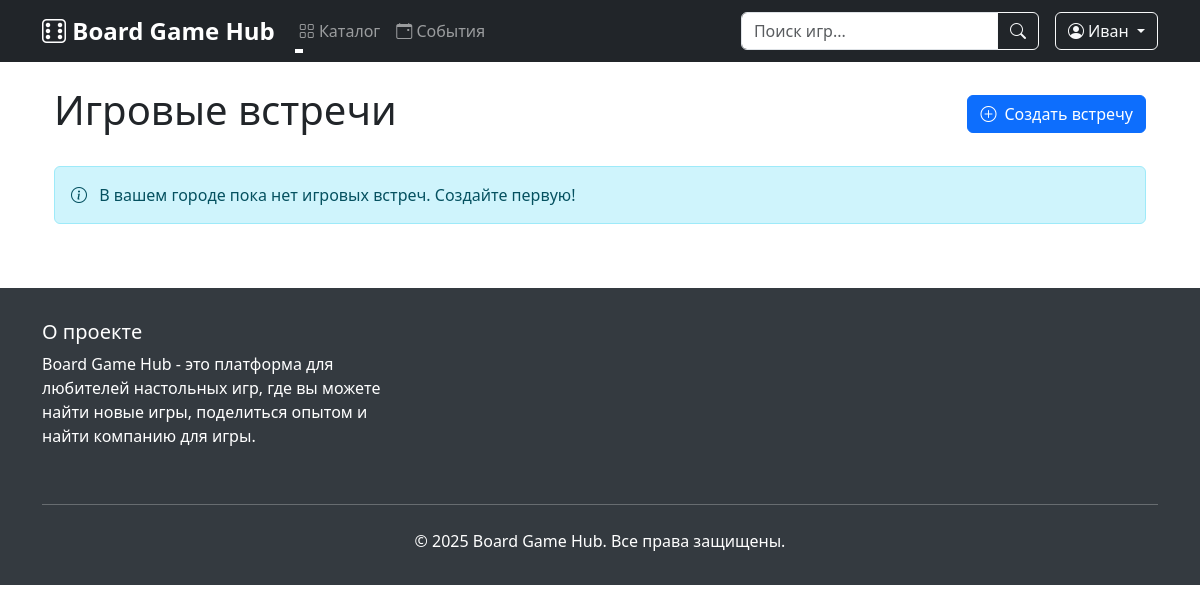
The app's page /game_sessions (signed in), older data.
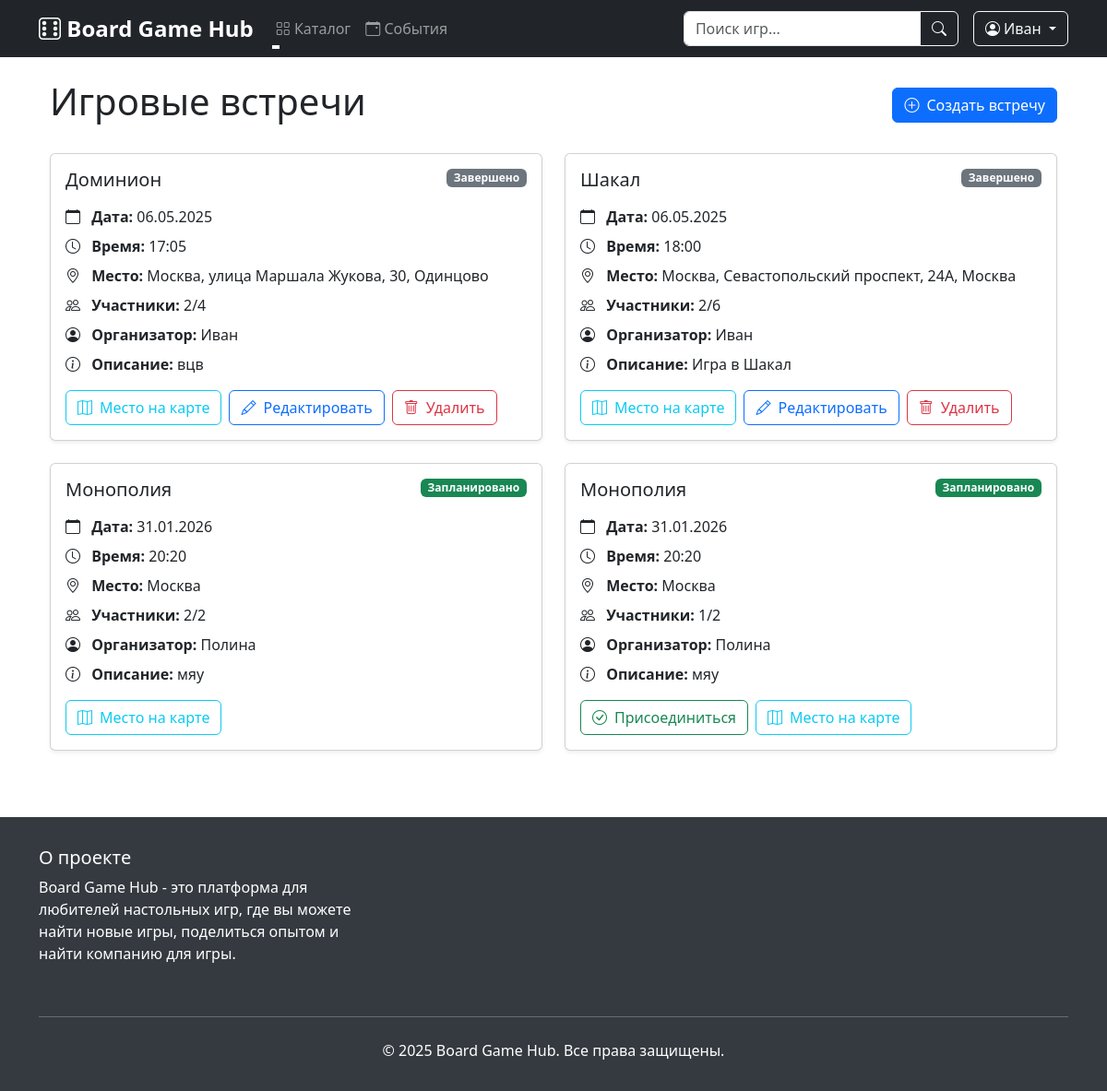
The same page, newer data.
### data/game_sessions.py (models this page shows)
class GameSession(SqlAlchemyBase, SerializerMixin):
    __tablename__ = 'game_sessions'
    id = sqlalchemy.Column(sqlalchemy.Integer, primary_key=True, autoincrement=True)
    game_id = sqlalchemy.Column(sqlalchemy.Integer, sqlalchemy.ForeignKey('games.id'))
    creator_id = sqlalchemy.Column(sqlalchemy.Integer, sqlalchemy.ForeignKey('users.id'))
    date = sqlalchemy.Column(sqlalchemy.Date, nullable=False)
    time = sqlalchemy.Column(sqlalchemy.Time, nullable=False)
    location = sqlalchemy.Column(sqlalchemy.String, nullable=False)
    description = sqlalchemy.Column(sqlalchemy.String, nullable=True)
    max_players = sqlalchemy.Column(sqlalchemy.Integer, nullable=False)
    current_players = sqlalchemy.Column(sqlalchemy.Integer, default=1)
    created_at = sqlalchemy.Column(sqlalchemy.DateTime, default=datetime.utcnow)
    status = sqlalchemy.Column(sqlalchemy.String, default="Запланировано")
    game = orm.relationship('Game', back_populates='sessions')
    creator = orm.relationship('User', foreign_keys=[creator_id], back_populates='created_sessions')
    participants = orm.relationship('User', secondary=session_participants)

### data/games.py (models this page shows, shortened)
class Game(SqlAlchemyBase):
    __tablename__ = 'games'  # jobs
    id = sqlalchemy.Column(
        sqlalchemy.Integer,
        primary_key=True,
        autoincrement=True
    )
    added_by = sqlalchemy.Column(  # team_leader
        sqlalchemy.Integer,
        sqlalchemy.ForeignKey('users.id'),
        nullable=False
    )
    title = sqlalchemy.Column(sqlalchemy.String, nullable=True)  # job
    duration = sqlalchemy.Column(sqlalchemy.String, nullable=True)  # work_size
    count_of_players = sqlalchemy.Column(sqlalchemy.String, nullable=True)  # collaborators
    genre = sqlalchemy.Column(sqlalchemy.String, nullable=True)
    complexity = sqlalchemy.Column(sqlalchemy.String, nullable=True)
    description = sqlalchemy.Column(sqlalchemy.Text, nullable=True)
    image = sqlalchemy.Column(sqlalchemy.LargeBinary, nullable=True)  # BLOB для хранения изображений
    user = orm.relationship("User", back_populates="added_games")
    sessions = orm.relationship("GameSession", back_populates="game")
    reviews = orm.relationship("Review", back_populates="game")

### data/users.py (models this page shows, shortened)
class User(SqlAlchemyBase, UserMixin):
    __tablename__ = 'users'
    id = sqlalchemy.Column(sqlalchemy.Integer, primary_key=True, autoincrement=True)
    surname = sqlalchemy.Column(sqlalchemy.String, nullable=True)
    name = sqlalchemy.Column(sqlalchemy.String, nullable=True)
    age = sqlalchemy.Column(sqlalchemy.Integer, nullable=True)
    favorite_genres = sqlalchemy.Column(sqlalchemy.String, nullable=True)
    location = sqlalchemy.Column(sqlalchemy.String, nullable=True)
    email = sqlalchemy.Column(sqlalchemy.String, unique=True, index=True, nullable=True)
    hashed_password = sqlalchemy.Column(sqlalchemy.String, nullable=True)
    added_games = orm.relationship("Game", back_populates="user")
    created_sessions = orm.relationship("GameSession", back_populates="creator")
    reviews = orm.relationship('Review', back_populates='user')

### main.py (the view)
@app.route('/game_sessions')
def game_sessions():
    db_sess = db_session.create_session()
    try:
        update_session_statuses(db_sess)
        if current_user.is_authenticated:
            query = db_sess.query(GameSession).options(
                joinedload(GameSession.game),
                joinedload(GameSession.creator)
            ).filter(
                GameSession.location.like(f"%{current_user.location}%")
            )
            query = query.filter(
                (GameSession.status != "Завершено") |
                (GameSession.creator_id == current_user.id)
            )
            sessions = query.order_by(GameSession.date).all()
        else:
            sessions = []
        return render_template('game_sessions.html', sessions=sessions)
    finally:
        db_sess.close()

### data/db_session.py (called while the page is built)
def create_session() -> Session:
    global __factory
    return __factory()

### main.py (called while the page is built)
@login_manager.user_loader
def load_user(user_id):
    db_sess = db_session.create_session()
    user = db_sess.get(User, user_id)
    db_sess.close()
    return user

@app.context_processor
def utility_processor():
    def get_unique_genres():
        db_sess = db_session.create_session()
        try:
            genres = db_sess.query(Game.genre).distinct().all()
            return [genre[0] for genre in genres if genre[0]]
        finally:
            db_sess.close()
    return dict(get_unique_genres=get_unique_genres)

def update_session_statuses(db_sess):
    current_datetime = datetime.datetime.now()
    sessions = db_sess.query(GameSession).filter(
        GameSession.status == "Запланировано"
    ).all()
    for session in sessions:
        session_datetime = datetime.datetime.combine(session.date, session.time)
        if current_datetime > session_datetime:
            session.status = "Завершено"
    db_sess.commit()

### templates/game_sessions.html (shortened to what the changed rows need)
{% extends "base.html" %}
{% block content %}
<div class="container mt-4">
    <div class="d-flex justify-content-between align-items-center mb-4">
        <h1>Игровые встречи</h1>
    </div>
    <div class="row">
        {% for session in sessions %}
        <div class="col-md-6 mb-4">
            <div class="card shadow-sm h-100">
                <div class="card-body">
                    <div class="d-flex justify-content-between align-items-start mb-3">
                        <h5 class="card-title mb-0">{{ session.game.title }}</h5>
                        <span class="badge bg-{{ 'success' if session.status == 'Запланировано' else 'secondary' }}">
                            {{ session.status }}
                        </span>
                    </div>
                    <div class="game-session-info">
                        <p class="mb-2">
                            <i class="bi bi-calendar me-2"></i>
                            <span class="fw-bold">Дата:</span> {{ session.date.strftime('%d.%m.%Y') }}
                        </p>
                        <p class="mb-2">
                            <i class="bi bi-clock me-2"></i>
                            <span class="fw-bold">Время:</span> {{ session.time.strftime('%H:%M') }}
                        </p>
                        <p class="mb-2">
                            <i class="bi bi-geo-alt me-2"></i>
                            <span class="fw-bold">Место:</span> {{ session.location }}
                        </p>
                        <p class="mb-2">
                            <i class="bi bi-people me-2"></i>
                            <span class="fw-bold">Участники:</span> {{ session.current_players }}/{{ session.max_players
                            }}
                        </p>
                        <p class="mb-2">
                            <i class="bi bi-person-circle me-2"></i>
                            <span class="fw-bold">Организатор:</span> {{ session.creator.name }}
                        </p>
                        {% if session.description %}
                        <p class="mb-2">
                            <i class="bi bi-info-circle me-2"></i>
                            <span class="fw-bold">Описание:</span> {{ session.description }}
                        </p>
                        {% endif %}
                    </div>
                    <div class="mt-3 d-flex flex-wrap gap-2">
                        {% if current_user.is_authenticated %}
                        {% if current_user.id != session.creator_id %}
                        {% if current_user in session.participants %}
                        <form action="{{ url_for('game_sessions_leave', id=session.id) }}" method="post"
                              class="d-inline">
                            <button type="submit" class="btn btn-outline-danger">
                                <i class="bi bi-x-circle me-2"></i>Отказаться
                            </button>
                        </form>
                        {% else %}
                        {% if session.current_players < session.max_players %}
                        <form action="{{ url_for('game_sessions_join', id=session.id) }}" method="post"
                              class="d-inline">
                            <button type="submit" class="btn btn-outline-success">
                                <i class="bi bi-check-circle me-2"></i>Присоединиться
                            </button>
                        </form>
                        {% endif %}
                        {% endif %}
                        {% endif %}
                        <a href="{{ url_for('game_session_detail', id=session.id) }}" class="btn btn-outline-info">
                            <i class="bi bi-map me-2"></i>Место на карте
                        </a>
                        {% if current_user.id == session.creator_id %}
                        <a href="{{ url_for('game_sessions_edit', id=session.id) }}" class="btn btn-outline-primary">
                            <i class="bi bi-pencil me-2"></i>Редактировать
                        </a>
                        <form action="{{ url_for('game_sessions_delete', id=session.id) }}" method="post"
                              class="d-inline">
                            <button type="submit" class="btn btn-outline-danger"
                                    onclick="return confirm('Вы уверены, что хотите удалить эту встречу?')">
                                <i class="bi bi-trash me-2"></i>Удалить
                            </button>
                        </form>
                        {% endif %}
                        {% endif %}
                    </div>
                </div>
            </div>
        </div>
        {% else %}
        <div class="col-12">
            <div class="alert alert-info">
                <i class="bi bi-info-circle me-2"></i>
                {% if current_user.is_authenticated %}
                В вашем городе пока нет игровых встреч. Создайте первую!
                {% else %}
                Войдите в систему, чтобы видеть игровые встречи в вашем городе.
                {% endif %}
            </div>
        </div>
        {% endfor %}
    </div>
</div>
{% endblock %}

Row changes from the older to the newer data that the page shows:
added GameSession: game "Доминион", status "Завершено", date "06.05.2025", time "17:05", location "Москва, улица Маршала Жукова, 30, Одинцово", current_players "2", max_players "4", creator.name "Иван", description "вцв"
added GameSession: game "Шакал", status "Завершено", date "06.05.2025", time "18:00", location "Москва, Севастопольский проспект, 24А, Москва", current_players "2", max_players "6", creator.name "Иван", description "Игра в Шакал"
added GameSession: game "Монополия", status "Запланировано", date "31.01.2026", time "20:20", location "Москва", current_players "2", max_players "2", creator.name "Полина", description "мяу"
added GameSession: game "Монополия", status "Запланировано", date "31.01.2026", time "20:20", location "Москва", current_players "1", max_players "2", creator.name "Полина", description "мяу"
Text that changed along with them:
text no longer shown: "В вашем городе пока нет игровых встреч. Создайте первую!"
